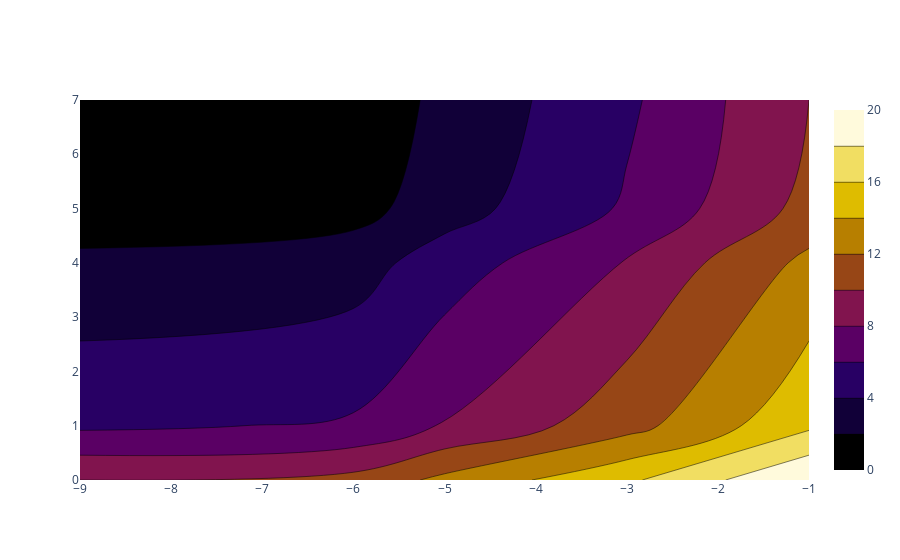

Here is the notebook cell this chart was saved with:
### Markdown cell above
## Setting X and Y Coordinates in a Contour Plot

### Code cell
import plotly.graph_objects as go

fig = go.Figure(data =
    go.Contour(
        z=[[10, 10.625, 12.5, 15.625, 20],
           [5.625, 6.25, 8.125, 11.25, 15.625],
           [2.5, 3.125, 5., 8.125, 12.5],
           [0.625, 1.25, 3.125, 6.25, 10.625],
           [0, 0.625, 2.5, 5.625, 10]],
        x=[-9, -6, -5 , -3, -1], # horizontal axis
        y=[0, 1, 4, 5, 7], # vertical axis
        #colorscale='Electric'#Colorscale for Contour Plot
    ))
fig.show()

### Figure 1 — Plotly figure (JSON) as saved in the notebook; plotly's stock layout.template omitted (floating-point values rounded to 4 significant figures)
{"data": [{"colorscale": [[0, "rgb(0,0,0)"], [0.2, "rgb(30,0,100)"], [0.4, "rgb(120,0,100)"], [0.6, "rgb(160,90,0)"], [0.8, "rgb(230,200,0)"], [1, "rgb(255,250,220)"]], "type": "contour", "x": [-9, -6, -5, -3, -1], "y": [0, 1, 4, 5, 7], "z": [[10, 10.62, 12.5, 15.62, 20], [5.625, 6.25, 8.125, 11.25, 15.62], [2.5, 3.125, 5, 8.125, 12.5], [0.625, 1.25, 3.125, 6.25, 10.62], [0, 0.625, 2.5, 5.625, 10]]}], "layout": {}}
